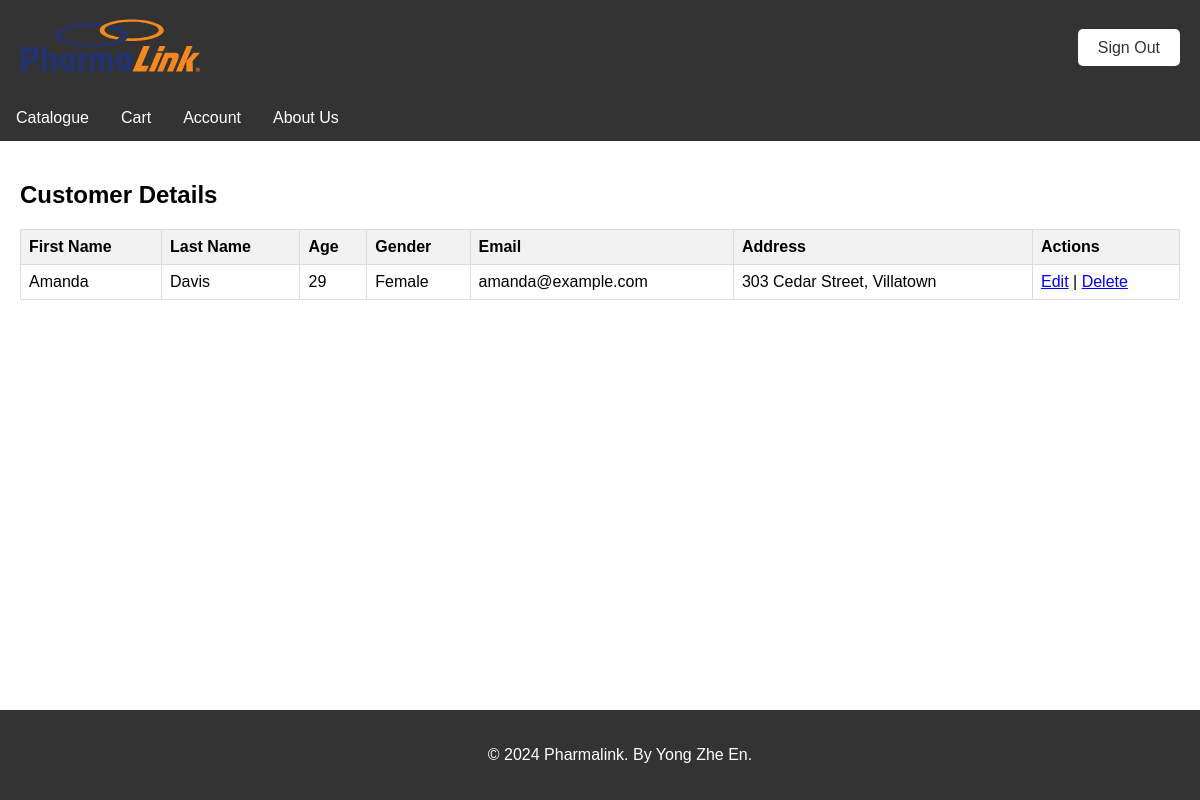
Screenshot of /Cprofile.php (signed in) with the database file from the repository.
### tables this page shows
CREATE TABLE `customers` (
  `cust_ID` int(11) NOT NULL,
  `fname` varchar(255) NOT NULL,
  `lname` varchar(255) NOT NULL,
  `gender` varchar(10) DEFAULT NULL,
  `age` int(11) DEFAULT NULL,
  `address` varchar(255) DEFAULT NULL,
  `email` varchar(255) DEFAULT NULL,
  `pass` varchar(255) DEFAULT NULL,
  `total_spent` decimal(10,2) DEFAULT 0.00
);

### Cprofile.php (the view, shortened to what this page needs)
<?php
include 'db_connection.php';
$firstName = $_SESSION['firstName'];
$lastName = $_SESSION['lastName'];
$sqlLoggedInCustomer = "SELECT * FROM customers WHERE fname = '$firstName' AND lname = '$lastName'";
$resultLoggedInCustomer = $conn->query($sqlLoggedInCustomer);
?>
<!DOCTYPE html>
<html lang="en">
<head>
    <link rel="stylesheet" href="css/global.css">
    <link rel="stylesheet" href="css/header.css">
    <link rel="stylesheet" href="css/navbar.css">
    <link rel="stylesheet" href="css/footer.css">
    <link rel="stylesheet" href="css/table.css">
</head>
<body>
    <?php include 'include/Cheader.php'; ?>
    <?php include 'include/Cnavbar.php'; ?>
    <div class="content">
        <h2>Customer Details</h2>
        <table class="data-table">
            <thead>
                <tr>
                    <th>First Name</th>
                    <th>Last Name</th>
                    <th>Age</th>
                    <th>Gender</th>
                    <th>Email</th>
                    <th>Address</th>
                    <th>Actions</th>
                </tr>
            </thead>
            <tbody>
                <?php
                if ($resultLoggedInCustomer && $resultLoggedInCustomer->num_rows > 0) {
                    $rowLoggedInCustomer = $resultLoggedInCustomer->fetch_assoc();
                    echo "<tr>";
                    echo "<td>" . $rowLoggedInCustomer['fname'] . "</td>";
                    echo "<td>" . $rowLoggedInCustomer['lname'] . "</td>";
                    echo "<td>" . $rowLoggedInCustomer['age'] . "</td>";
                    echo "<td>" . $rowLoggedInCustomer['gender'] . "</td>";
                    echo "<td>" . $rowLoggedInCustomer['email'] . "</td>";
                    echo "<td>" . $rowLoggedInCustomer['address'] . "</td>";
                    echo "<td>";
                    echo "<a href='Cprofileedit.php?id=" . $rowLoggedInCustomer['cust_ID'] . "'>Edit</a> | ";
                    echo "<a href='Cprofiledel.php?id=" . $rowLoggedInCustomer['cust_ID'] . "' onclick='return confirm(\"Are you sure you want to delete this customer?\")'>Delete</a>";
                    echo "</td>";
                    echo "</tr>";
                } else {
                    echo "<tr><td colspan='7'>Customer not found.</td></tr>";
                }
                ?>
            </tbody>
        </table>
    </div>
    <br><br><br><br><br><br><br><br><br><br><br><br><br><br><br><br><br><br><br><br><br><br>
    <?php include 'include/footer.php'; ?>
</body>
</html>

### css/global.css (style rules this page uses)
body { font-family: Arial, sans-serif; margin: 0; padding: 0; }
.content { padding: 20px; }

### css/table.css (style rules this page uses)
.data-table { width: 100%; border-collapse: collapse; margin-top: 20px; }
.data-table th, .data-table td { border: 1px solid #dddddd; padding: 8px; text-align: left; }
.data-table th { background-color: #f2f2f2; font-weight: bold; }

### rows the page displays
customers: fname "Amanda", lname "Davis", age "29", gender "Female", email "amanda@example.com", address "303 Cedar Street, Villatown"
